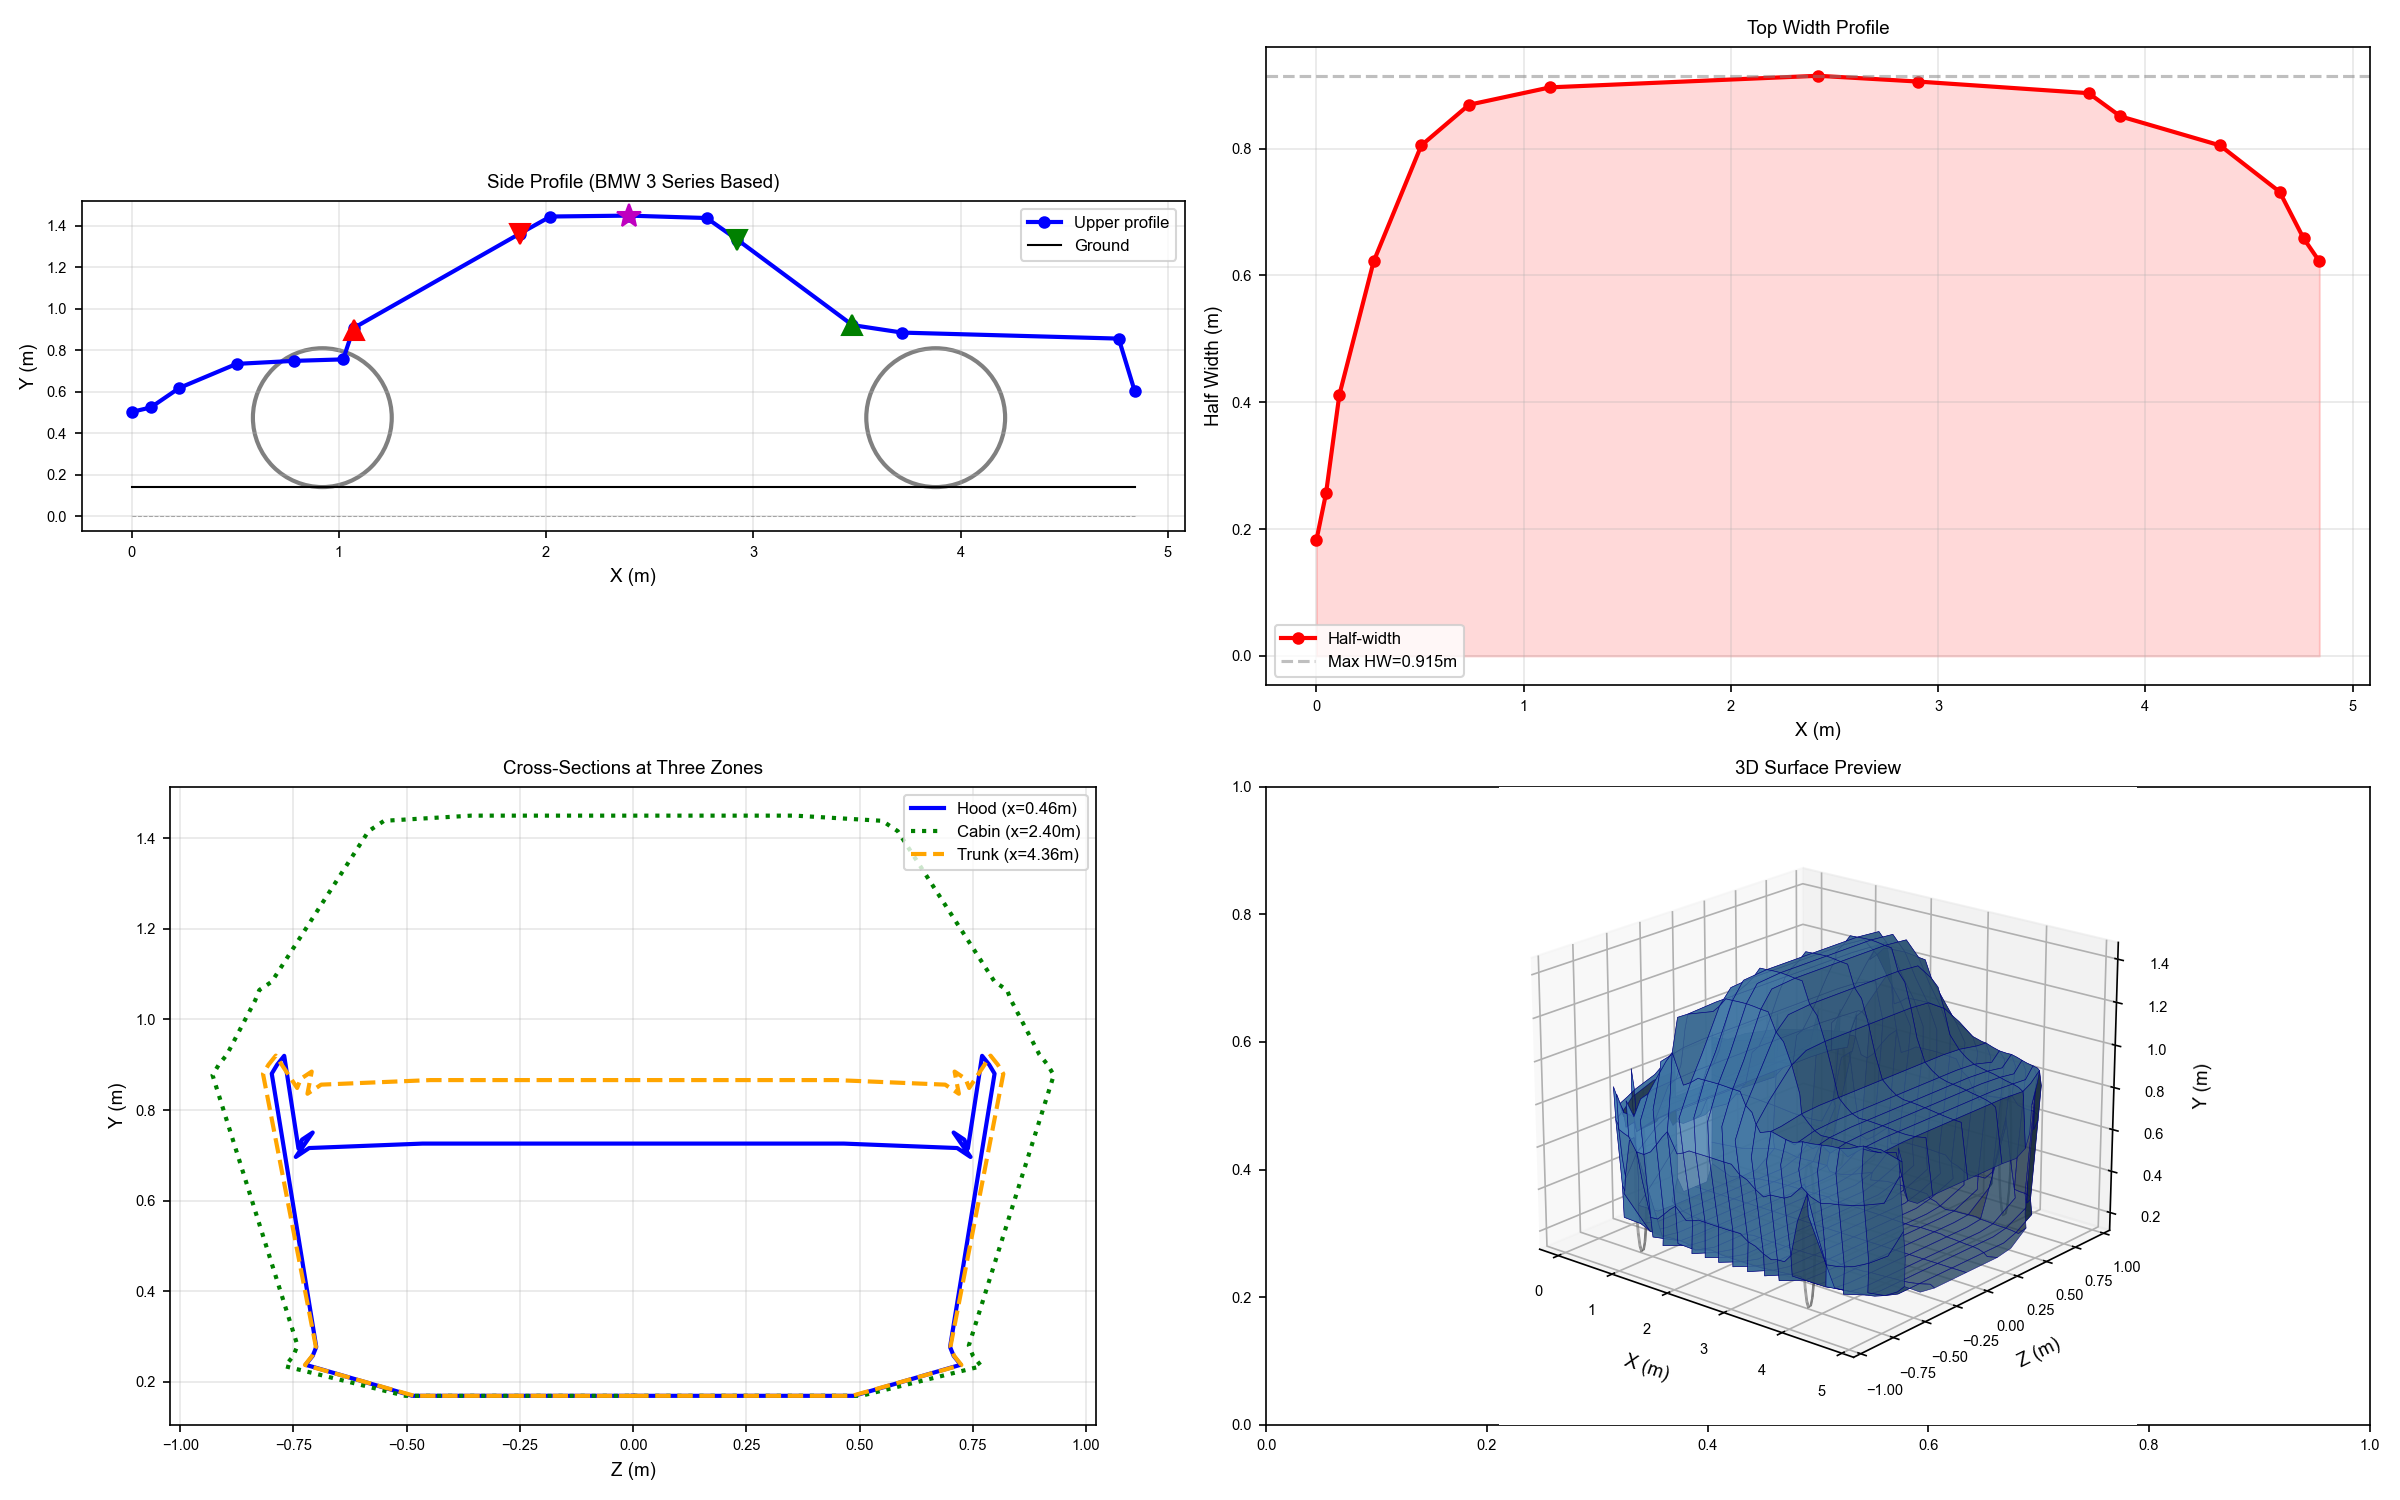

Write Python code to recreate this figure.
"""Quick diagnostic script to preview the car model shape"""
import math
import numpy as np
import matplotlib
matplotlib.use('Agg')
import matplotlib.pyplot as plt
from verify_algorithm import (
    HardpointParams, derive_hardpoints, side_upper_profile, top_width_profile,
    lerp_profile, compute_zone_weights, compute_cross_section_params,
    generate_31point_cross_section, generate_car_body, smoothstep
)

p = HardpointParams()
h = derive_hardpoints(p)

print("=" * 60)
print("  BMW 3 Series (F30) Dimension Verification")
print("=" * 60)

# Check primary parameters
checks = [
    ("Length L", p.L, 4.84, 0.05),
    ("Width W", p.W, 1.83, 0.05),
    ("Height H", p.H, 1.45, 0.05),
    ("Front Overhang FO", p.FO, 0.92, 0.05),
    ("Rear Overhang RO", p.RO, 0.96, 0.05),
    ("Wheelbase WB", p.WB, 2.96, 0.05),
    ("Track Width TW", p.TW, 1.59, 0.05),
    ("Wheel Radius WR", p.WR, 0.335, 0.01),
    ("Ground Clearance GC", p.GC, 0.14, 0.02),
    ("Waistline WL", p.WL, 0.76, 0.05),
    ("A-pillar Angle AA", p.AA, 30.0, 3.0),
    ("C-pillar Angle RA", p.RA, 38.0, 5.0),
]

print("\n--- Primary Parameters ---")
for name, val, expected, tol in checks:
    status = "PASS" if abs(val - expected) < tol else "WARN"
    print(f"  {name:25s}: {val:7.3f}  expected: {expected:7.3f}  [{status}]")

# Check secondary hardpoints
print("\n--- Secondary Hardpoints ---")
print(f"  Front wheel X (fwx):    {h.fwx:.3f}m")
print(f"  Rear wheel X (rwx):      {h.rwx:.3f}m")
print(f"  Wheel center Y (wcy):    {h.wcy:.3f}m")
print(f"  Nose tip Y:              {h.noseTipY:.3f}m  (expected: ~0.50m)")
print(f"  Hood Y:                  {h.hoodY:.3f}m  (expected: ~0.74m)")
print(f"  Waist Y:                 {h.waistY:.3f}m  (expected: ~0.90m)")
print(f"  A-pillar base X:         {h.aBaseX:.3f}m")
print(f"  A-pillar top X:          {h.aTopX:.3f}m")
print(f"  A-pillar top Y:          {h.aTopY:.3f}m  (expected: ~1.36m)")
print(f"  C-pillar base X:         {h.cBaseX:.3f}m")
print(f"  C-pillar top X:          {h.cTopX:.3f}m")
print(f"  C-pillar top Y:          {h.cTopY:.3f}m  (expected: ~1.33m)")
print(f"  Roof peak X:             {h.roofPeakX:.3f}m")
print(f"  Roof Y:                  {h.roofY:.3f}m  (expected: ~1.45m)")

# Check L = FO + WB + RO
total = p.FO + p.WB + p.RO
print(f"\n  FO+WB+RO = {total:.3f}m  L = {p.L:.3f}m  match: {abs(total - p.L) < 0.01}")

# Check side profile key points
sup = side_upper_profile(p, h)
print("\n--- Side Profile Key Points ---")
for i, (x, y) in enumerate(sup):
    print(f"  Pt {i:2d}: x={x:.3f}m  y={y:.3f}m")

# Check top width profile key points
twp = top_width_profile(p)
hw = p.W / 2
print("\n--- Top Width Profile Key Points ---")
for i, (x, w) in enumerate(twp):
    print(f"  Pt {i:2d}: x={x:.3f}m  hw={w:.3f}m  ({w/hw*100:.1f}% of max)")

# Check cross-section at cabin midpoint
x_cabin = (h.aTopX + h.cTopX) / 2
topY = lerp_profile(sup, x_cabin)
hw_val = lerp_profile(twp, x_cabin)
ho, co, to = compute_zone_weights(x_cabin, h)
tumble_rad = p.CA * math.pi / 180
shldHW, roofHW = compute_cross_section_params(hw_val, p.shoulderW, tumble_rad, ho, co, to)

print(f"\n--- Cabin Cross-Section at x={x_cabin:.3f}m ---")
print(f"  Half-width (hw):         {hw_val:.3f}m  ({hw_val/hw*100:.1f}% of max)")
print(f"  Shoulder half-width:      {shldHW:.3f}m  ({shldHW/hw*100:.1f}% of max)")
print(f"  Roof half-width:         {roofHW:.3f}m  ({roofHW/hw*100:.1f}% of max)")
print(f"  Tumblehome angle:        {p.CA:.1f}°")
print(f"  Expected roof width:      ~65-75% of max")
print(f"  Actual roof width:       {roofHW/hw*100:.1f}% of max")

# Generate preview figure
fig, axes = plt.subplots(2, 2, figsize=(16, 10))

# 1. Side profile
ax = axes[0][0]
sx = [pt[0] for pt in sup]
sy = [pt[1] for pt in sup]
ax.plot(sx, sy, 'b-o', markersize=5, linewidth=2, label='Upper profile')
ax.plot([0, p.L], [p.GC, p.GC], 'k-', linewidth=1, label='Ground')
ax.plot([0, p.L], [0, 0], 'k--', linewidth=0.5, alpha=0.3)
for wx in [h.fwx, h.rwx]:
    circle = plt.Circle((wx, h.wcy), p.WR, fill=False, color='gray', linewidth=2)
    ax.add_patch(circle)
ax.plot(h.aBaseX, h.waistY, 'r^', markersize=10)
ax.plot(h.aTopX, h.aTopY, 'rv', markersize=10)
ax.plot(h.cBaseX, h.cBaseY, 'g^', markersize=10)
ax.plot(h.cTopX, h.cTopY, 'gv', markersize=10)
ax.plot(h.roofPeakX, h.roofY, 'm*', markersize=12)
ax.set_xlabel('X (m)')
ax.set_ylabel('Y (m)')
ax.set_title('Side Profile (BMW 3 Series Based)')
ax.set_aspect('equal')
ax.grid(True, alpha=0.3)
ax.legend()

# 2. Top width profile
ax = axes[0][1]
tx = [pt[0] for pt in twp]
tw = [pt[1] for pt in twp]
ax.plot(tx, tw, 'r-o', markersize=5, linewidth=2, label='Half-width')
ax.fill_between(tx, 0, tw, alpha=0.15, color='red')
ax.axhline(y=hw, color='gray', linestyle='--', alpha=0.5, label=f'Max HW={hw:.3f}m')
ax.set_xlabel('X (m)')
ax.set_ylabel('Half Width (m)')
ax.set_title('Top Width Profile')
ax.grid(True, alpha=0.3)
ax.legend()

# 3. Cross-sections at 3 locations
ax = axes[1][0]
section_positions = [
    (p.FO * 0.5, 'Hood', 'blue', '-'),
    (x_cabin, 'Cabin', 'green', ':'),
    (p.L - p.RO * 0.5, 'Trunk', 'orange', '--'),
]
for x_pos, label, color, ls in section_positions:
    topY = lerp_profile(sup, x_pos)
    hw_val = lerp_profile(twp, x_pos)
    ho, co, to = compute_zone_weights(x_pos, h)
    botY = p.GC + p.H * 0.02
    sillY = p.GC + p.WR * 0.35
    shoulderY = (topY - (topY - h.waistY) * 0.05) * ho + \
                (h.waistY + (topY - h.waistY) * 0.30) * co + \
                (topY - (topY - h.waistY) * 0.08) * to
    botHW = (hw_val * 0.62) * ho + (hw_val * 0.55) * co + (hw_val * 0.60) * to
    sillHW = (hw_val * 0.90) * ho + (hw_val * 0.82) * co + (hw_val * 0.88) * to
    waistHW = hw_val
    shldHW, roofHW = compute_cross_section_params(hw_val, p.shoulderW, tumble_rad, ho, co, to)
    kp = generate_31point_cross_section(botY, sillY, h.waistY, shoulderY, topY,
                                         botHW, sillHW, waistHW, shldHW, roofHW, hw_val)
    cz = [pt[1] for pt in kp]
    cy = [pt[0] for pt in kp]
    ax.plot(cz, cy, ls, color=color, linewidth=2, label=f'{label} (x={x_pos:.2f}m)')

ax.set_xlabel('Z (m)')
ax.set_ylabel('Y (m)')
ax.set_title('Cross-Sections at Three Zones')
ax.set_aspect('equal')
ax.grid(True, alpha=0.3)
ax.legend()

# 4. 3D surface
ax = fig.add_subplot(2, 2, 4, projection='3d')
nS_vis, nC_vis = 40, 32
verts_vis, _, _ = generate_car_body(p, nS=nS_vis, nC=nC_vis)
X = verts_vis[:, 0].reshape(nS_vis + 1, nC_vis + 1)
Y = verts_vis[:, 1].reshape(nS_vis + 1, nC_vis + 1)
Z = verts_vis[:, 2].reshape(nS_vis + 1, nC_vis + 1)
ax.plot_surface(X, Z, Y, alpha=0.8, color='steelblue', edgecolor='navy',
                linewidth=0.3, rstride=2, cstride=2, shade=True)
for wx in [h.fwx, h.rwx]:
    for wz in [p.TW / 2, -p.TW / 2]:
        u = np.linspace(0, 2 * np.pi, 20)
        v = np.linspace(-0.10, 0.10, 4)
        cx = wx + 0.10 * np.outer(np.cos(u), np.ones(len(v)))
        cy = h.wcy + p.WR * np.outer(np.sin(u), np.ones(len(v)))
        cz = wz + 0.10 * np.outer(np.ones(len(u)), v)
        ax.plot_surface(cx, cz, cy, color='gray', alpha=0.7)
ax.set_xlabel('X (m)')
ax.set_ylabel('Z (m)')
ax.set_zlabel('Y (m)')
ax.set_title('3D Surface Preview')
ax.view_init(elev=20, azim=-50)

plt.tight_layout()
plt.savefig('car_diagnostic.png', dpi=150)
print("\nDiagnostic preview saved to: car_diagnostic.png")
